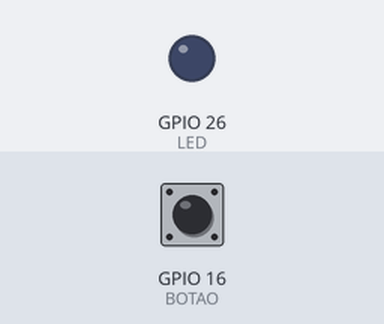
A sketch run on a simulated ESP32. On the bench: output pins drawn as LEDs (lit = HIGH). Dashed ring = blinking. The test bench sets the inputs (shaded band); at power-on: GPIO 16 (BOTAO) HIGH. What the sketch prints to the serial monitor is not drawn.

Above: at 1.2 s.
1.3 s: GPIO 16 (BOTAO) pulled LOW for 3.2 s
At 1.7 s:
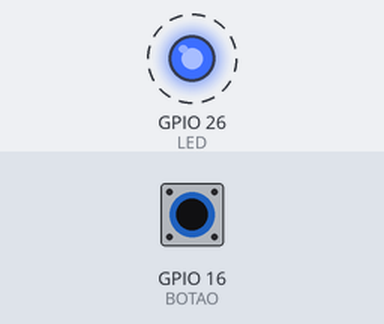
Timing chart, 0 to 6.3 s (numbered marks = the images above; inputs shaded):
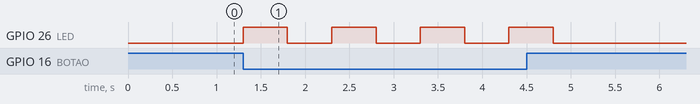

The sketch:

LED_and_BUTTON__com_while___LOW_.ino
```cpp
#define LED 26
#define BOTAO 16

void setup() {
  Serial.begin(9600);

  pinMode(LED, OUTPUT);
  pinMode(BOTAO, INPUT_PULLUP);

  Serial.println("Pressione o botão e mantenha pressionado para piscar o LED");
}

void loop() {
  while (digitalRead(BOTAO) == LOW) {
    digitalWrite(LED, HIGH);
    delay(500);
    digitalWrite(LED, LOW);
    delay(500);
  }
}
 
```

Measured:
- after the input at 1.3 s, GPIO 26 (LED): alternates HIGH for 0.50 s and LOW for 0.50 s, 8 changes in all, then stays LOW, starting at once
